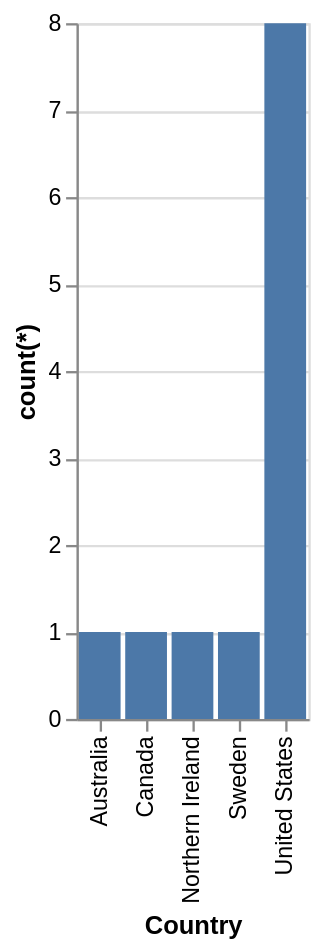

Describe this chart as a Vega-Lite specification.
### Vega-Lite specification from a JSON file in a GitHub repository (floating-point values rounded to 4 significant figures)
{"data": {"values": [{"x_data": "Australia", "y_data": 1}, {"x_data": "Canada", "y_data": 1}, {"x_data": "Northern Ireland", "y_data": 1}, {"x_data": "Sweden", "y_data": 1}, {"x_data": "United States", "y_data": 8}]}, "mark": "bar", "encoding": {"x": {"field": "x_data", "type": "nominal", "title": "Country", "sort": "ascending"}, "y": {"field": "y_data", "type": "quantitative", "title": "count(*)"}}}
